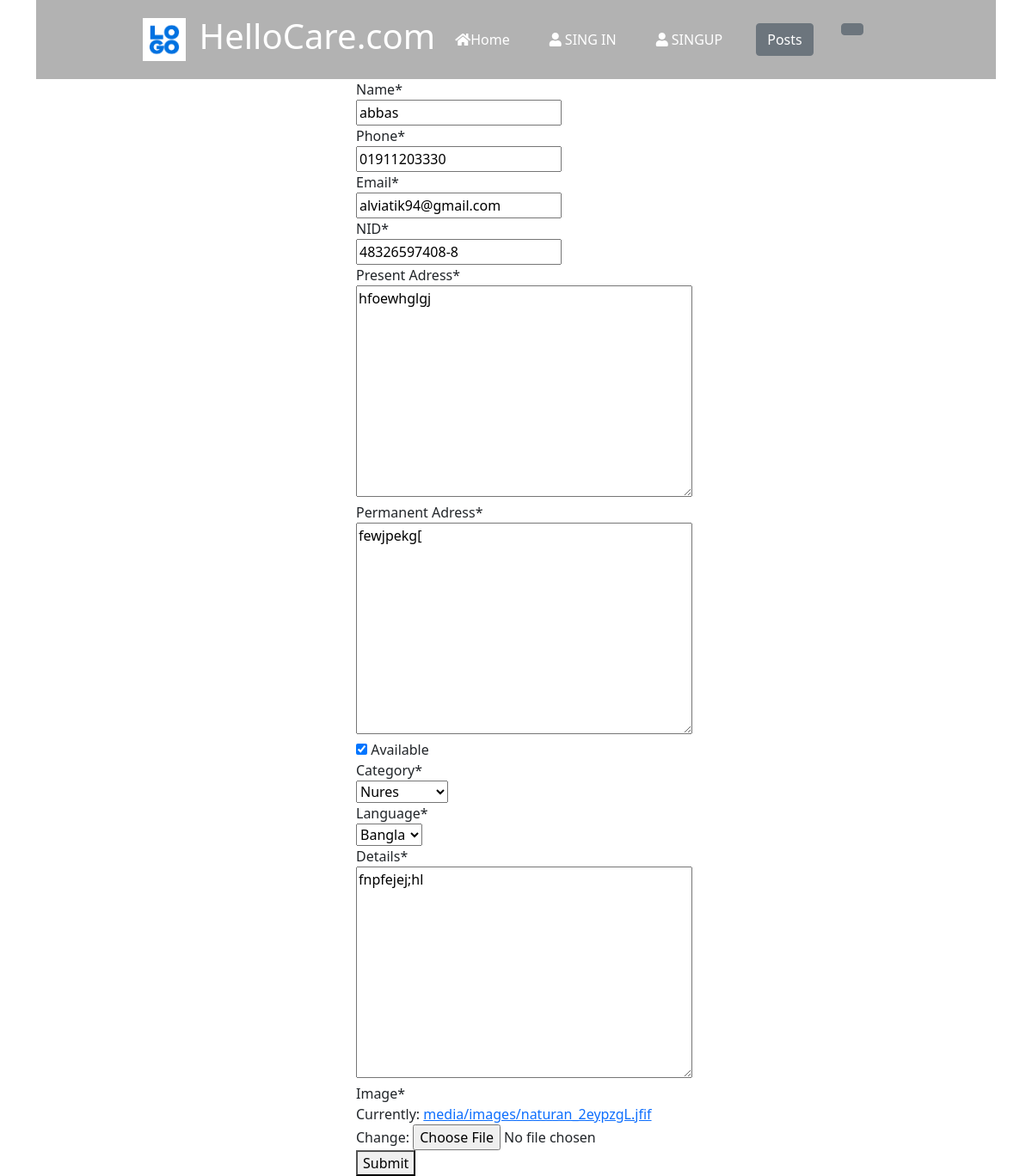
Screenshot of /calc/edit/19/ with the database file from the repository.
### templates/calc/models.py (models this page shows, shortened)
class Post(models.Model):
    CATEGORY=(
        ('Driver','Driver'),
        ('Nures','Nures'),
        ('Work_maid','Work_maid'),
    )
    LANGUAGE=(
        ('Bangla','Bangla'),
        ('English','English'),
        ('Hindi','Hindi'),
        ('Arabir','Arabic'),
    )
    user=models.OneToOneField(User,on_delete=models.CASCADE, blank=True, null=True)
    Name=models.CharField(max_length=100)
    Phone=models.CharField(max_length=17)
    Email=models.EmailField()
    NID=models.CharField(max_length=25,)
    Present_Adress=models.TextField()
    Permanent_Adress=models.TextField()
    Available=models.BooleanField()
    Category=models.CharField(max_length=100,choices= CATEGORY,default=1)
    language=MultiSelectField(max_length=100, max_choices=4,choices=LANGUAGE,default='Bangla')
    Details=models.TextField()
    image=models.ImageField(default='default.jpg',upload_to='media/images')
    DateTime=models.DateTimeField(auto_now_add=True)

### templates/calc/views.py (the view)
# urls.py: path('edit/<int:pk>/',views.UpdateEdit, name="edit"),
def UpdateEdit(request, pk):
    post = Post.objects.get(id=pk)
    form=PostFrom(instance=post)
    if request.method=='POST':
         form=PostFrom(request.POST,instance=post)
         print(form.errors)
         if form.is_valid():
          form.save()
    context = {'form':form}
    return render(request, 'postcreate.html',context)

### templates/calc/forms.py
class PostFrom(forms.ModelForm):
    class Meta:
        model=Post
        exclude=['user',]

### templates/postcreate.html (shortened to what this page needs)
{% extends 'base.html' %}
{% block body %}
{% load crispy_forms_tags %}
<div class="container">
    <div class="col-md-8 offset-md-4">
    <form method="post" enctype="multipart/form-data">
    {{ form|crispy }}
    <button type="submit">Submit</button>
    </form>
    </div>
</div>
{% endblock body %}

### templates/base.html (style rules this page uses)
html { scroll-behavior: smooth; }

### rows the page displays
Post: Name "abbas", Phone "01911203330", Email "alviatik94@gmail.com", NID "48326597408-8", Present_Adress "hfoewhglgj", Permanent_Adress "fewjpekg[", Available "☑", Category "Nures", language "Bangla", Details "fnpfejej;hl"
